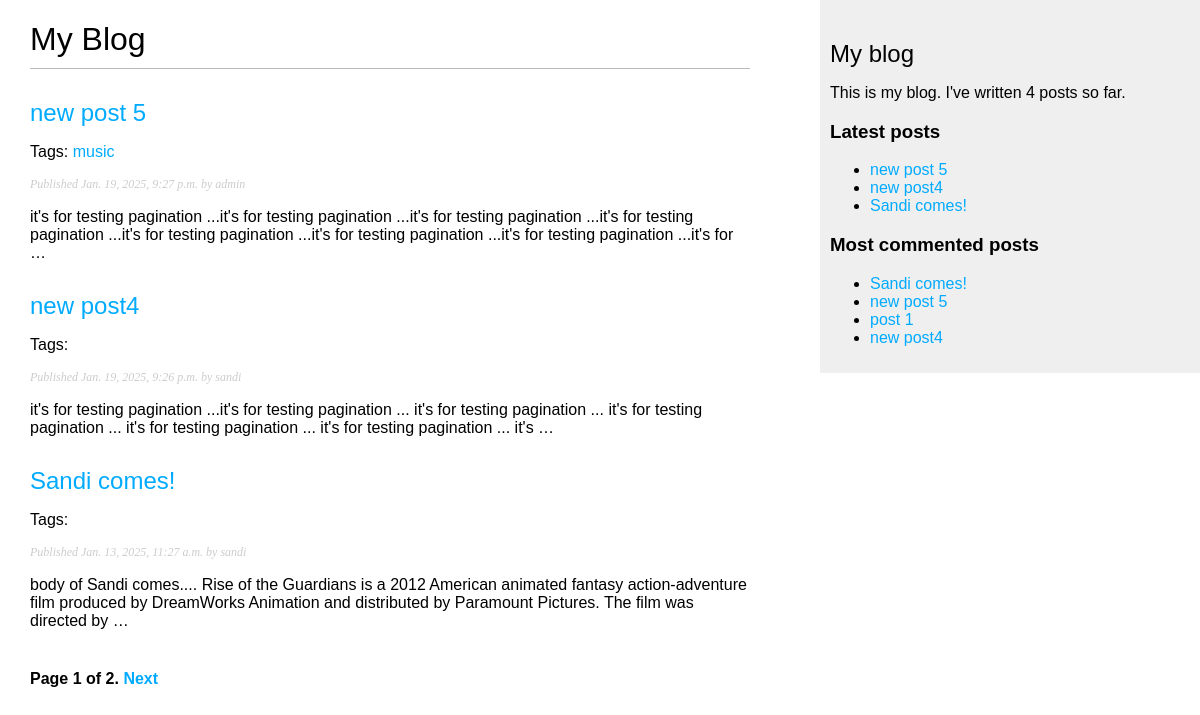
The page /blog/ on the database as committed earlier.
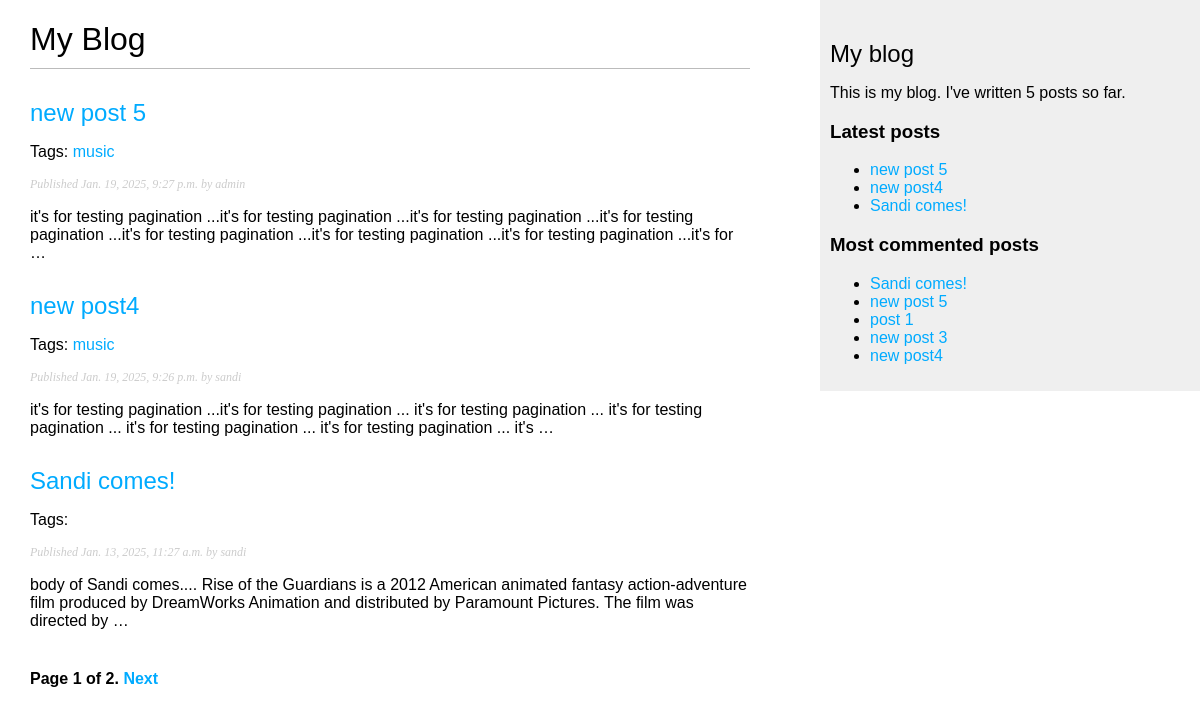
The same page on the database as committed later.
### blog/models.py (models this page shows, shortened)
class Post(models.Model):
    class Status(models.TextChoices):
        DRAFT = 'DF', 'Draft'
        PUBLISHED = 'PB', 'Published'
    title= models.CharField(max_length=250)
    slug= models.SlugField(max_length=250, unique_for_date='publish')
    body= models.TextField()
    publish = models.DateTimeField(default=timezone.now)
    created = models.DateTimeField(auto_now_add=True)
    updated = models.DateTimeField(auto_now=True)
    status = models.CharField(
        max_length=2,
        choices=Status,
        default=Status.DRAFT
    )
    author = models.ForeignKey(settings.AUTH_USER_MODEL, on_delete=models.CASCADE, related_name='blog_posts')
    objects = models.Manager()
    published = publishedManager()
    tags = TaggableManager()
    class Meta:
        ordering = ['-publish']
        indexes = [
            models.Index(fields=['-publish']),
        ]
    def get_absolute_url(self):
        return reverse('blog:post_detail', args=[self.publish.year, self.publish.month, self.publish.day, self.slug])

### blog/views.py (the view)
# urls.py: path('', views.PostListView.as_view(), name='post_list'),
class PostListView(generic.ListView):
    paginate_by = 3
    context_object_name ='posts'
    template_name = 'blog/post/list.html'
    def get_queryset(self):
        queryset = Post.published.all()
        tag_slug = self.kwargs.get('tag_slug')
        if tag_slug:
            tag = get_object_or_404(Tag, slug=tag_slug)
            queryset = Post.published.filter(tags__in=[tag])
        return queryset
    def get_context_data(self, **kwargs):
        context = super().get_context_data(**kwargs)
        tag_slug = self.kwargs.get('tag_slug')
        if tag_slug:
            context['tag'] = get_object_or_404(Tag, slug=tag_slug)
        else:
            context['tag'] = None
        return context

### blog/models.py (called while the page is built)
    def get_queryset(self):
        return super().get_queryset().filter(status = Post.Status.PUBLISHED)

### blog/templatetags/blog_tags.py (called while the page is built)
@register.simple_tag
def total_posts():
    return Post.published.count()

@register.inclusion_tag('blog/post/latest_posts.html')
def show_latest_posts(count=5):
    latest_posts = Post.published.order_by('-publish')[:count]
    return {'latest_posts': latest_posts}

@register.simple_tag
def get_most_commented_posts(count=5):
    return Post.published.annotate(
        total_comments=Count('comments')
        ).order_by('-total_comments')[:count]

@register.filter(name='markdown')
def markdown_format(text):
    return mark_safe(markdown.markdown(text))

### blog/templates/blog/post/list.html (shortened to what this page needs)
{% extends "blog/base.html" %}
{% load blog_tags %}
{% block content %}
    <h1>My Blog</h1>
    {% for post in posts %}
        <h2>
            <a href="{{ post.get_absolute_url }}">
                {{ post.title }}
            </a>
        </h2>
        <p class="tags">Tags:
            {% for tag in post.tags.all %}
            <a href="{% url 'blog:post_list_by_tag' tag.slug %}">
                {{ tag.name }}
            </a>{% if not forloop.last %}, {% endif %}
            {% endfor %}
        </p>
        <p class="date">
            Published {{ post.publish }} by {{ post.author }}
        </p>
        {{ post.body|markdown|truncatewords_html:30 }}
    {% endfor %}
    {% include "pagination.html" with page=page_obj %}
{% endblock %}

### blog/templates/blog/base.html (shortened to what this page needs)
{% load blog_tags %}
{% load static %}
<!DOCTYPE html>
<html>
<head>
    <link href="{% static "css/blog.css" %}" rel="stylesheet">
</head>
<body>
    <div id="content">
        {% block content %}
        {% endblock %}
    </div>
    <div id="sidebar">
        <h2>My blog</h2>
        <p>
            This is my blog.
            I've written {% total_posts %} posts so far.
        </p>
        <h3>Latest posts</h3>
        {% show_latest_posts 3 %}
        <h3>Most commented posts</h3>
        {% get_most_commented_posts as most_commented_posts %}
        <ul>
            {% for post in most_commented_posts %}
            <li>
                <a href="{{ post.get_absolute_url }}">{{ post.title }}</a>
            </li>
            {% endfor %}
        </ul>
    </div>
</body>
</html>

### blog/templates/blog/post/latest_posts.html
<ul>
    {% for post in latest_posts %}
    <li>
        <a href="{{ post.get_absolute_url }}">{{ post.title }}</a>
    </li>
    {% endfor %}
</ul>

Rows that differ between the two databases and show on the page:
changed Post "new post4": gains Tag (name "music")
now on this page (row edited): Post: title "new post 3", shown under "Most commented posts"
Other text that changed with them:
text no longer shown: "4"
text now shown: "5"
